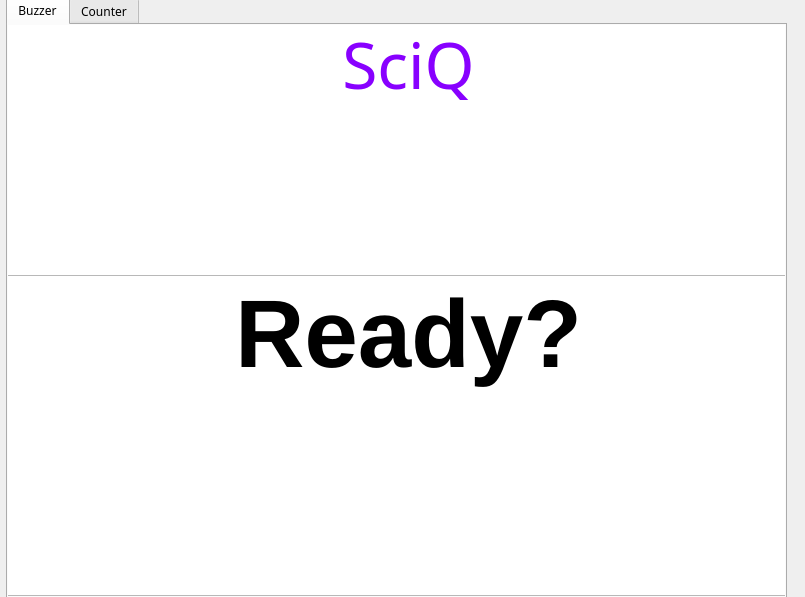
<?xml version="1.0" encoding="UTF-8"?>
<ui version="4.0">
 <class>MainWindow</class>
 <widget class="QMainWindow" name="MainWindow">
  <property name="enabled">
   <bool>true</bool>
  </property>
  <property name="geometry">
   <rect>
    <x>0</x>
    <y>0</y>
    <width>805</width>
    <height>597</height>
   </rect>
  </property>
  <property name="sizePolicy">
   <sizepolicy hsizetype="Preferred" vsizetype="Preferred">
    <horstretch>100</horstretch>
    <verstretch>100</verstretch>
   </sizepolicy>
  </property>
  <property name="palette">
   <palette>
    <active/>
    <inactive/>
    <disabled/>
   </palette>
  </property>
  <property name="contextMenuPolicy">
   <enum>Qt::DefaultContextMenu</enum>
  </property>
  <property name="acceptDrops">
   <bool>false</bool>
  </property>
  <property name="windowIcon">
   <iconset resource="Resources.qrc">
    <normaloff>:/Basics/logo.jpg</normaloff>:/Basics/logo.jpg</iconset>
  </property>
  <property name="windowOpacity">
   <double>1.000000000000000</double>
  </property>
  <property name="layoutDirection">
   <enum>Qt::LeftToRight</enum>
  </property>
  <property name="autoFillBackground">
   <bool>false</bool>
  </property>
  <property name="styleSheet">
   <string notr="true">#MainWindow
{
}</string>
  </property>
  <property name="toolButtonStyle">
   <enum>Qt::ToolButtonIconOnly</enum>
  </property>
  <property name="documentMode">
   <bool>false</bool>
  </property>
  <widget class="QWidget" name="centralwidget">
   <property name="autoFillBackground">
    <bool>true</bool>
   </property>
   <property name="styleSheet">
    <string notr="true">#centralwidget
{
	background-repeat : none;
	background-image : url(:/Basic/dash.png);
}</string>
   </property>
   <widget class="QTabWidget" name="tabWidget">
    <property name="geometry">
     <rect>
      <x>6</x>
      <y>-4</y>
      <width>781</width>
      <height>611</height>
     </rect>
    </property>
    <property name="maximumSize">
     <size>
      <width>787</width>
      <height>16777215</height>
     </size>
    </property>
    <property name="font">
     <font>
      <family>Tibetan Machine Uni</family>
     </font>
    </property>
    <property name="styleSheet">
     <string notr="true">#tabWidget
{
	background-repeat : none;
	background-image : url(:/Basic/dash.png);
}</string>
    </property>
    <property name="currentIndex">
     <number>0</number>
    </property>
    <widget class="QWidget" name="tab">
     <attribute name="title">
      <string>Buzzer</string>
     </attribute>
     <widget class="QTextBrowser" name="textarea">
      <property name="geometry">
       <rect>
        <x>-10</x>
        <y>250</y>
        <width>821</width>
        <height>321</height>
       </rect>
      </property>
      <property name="font">
       <font>
        <family>Ubuntu</family>
        <pointsize>100</pointsize>
        <weight>75</weight>
        <bold>true</bold>
       </font>
      </property>
      <property name="verticalScrollBarPolicy">
       <enum>Qt::ScrollBarAlwaysOff</enum>
      </property>
      <property name="horizontalScrollBarPolicy">
       <enum>Qt::ScrollBarAlwaysOff</enum>
      </property>
      <property name="sizeAdjustPolicy">
       <enum>QAbstractScrollArea::AdjustIgnored</enum>
      </property>
      <property name="html">
       <string>&lt;!DOCTYPE HTML PUBLIC &quot;-//W3C//DTD HTML 4.0//EN&quot; &quot;http://www.w3.org/TR/REC-html40/strict.dtd&quot;&gt;
&lt;html&gt;&lt;head&gt;&lt;meta name=&quot;qrichtext&quot; content=&quot;1&quot; /&gt;&lt;style type=&quot;text/css&quot;&gt;
p, li { white-space: pre-wrap; }
&lt;/style&gt;&lt;/head&gt;&lt;body style=&quot; font-family:'Ubuntu'; font-size:100pt; font-weight:600; font-style:normal;&quot;&gt;
&lt;p align=&quot;center&quot; style=&quot; margin-top:0px; margin-bottom:0px; margin-left:0px; margin-right:0px; -qt-block-indent:0; text-indent:0px;&quot;&gt;&lt;span style=&quot; font-family:'MS Shell Dlg 2'; font-size:72pt;&quot;&gt;Ready?&lt;/span&gt;&lt;/p&gt;&lt;/body&gt;&lt;/html&gt;</string>
      </property>
     </widget>
     <widget class="QTextBrowser" name="Logo">
      <property name="geometry">
       <rect>
        <x>-10</x>
        <y>-10</y>
        <width>821</width>
        <height>261</height>
       </rect>
      </property>
      <property name="maximumSize">
       <size>
        <width>16777215</width>
        <height>500</height>
       </size>
      </property>
      <property name="verticalScrollBarPolicy">
       <enum>Qt::ScrollBarAlwaysOff</enum>
      </property>
      <property name="horizontalScrollBarPolicy">
       <enum>Qt::ScrollBarAlwaysOff</enum>
      </property>
      <property name="html">
       <string>&lt;!DOCTYPE HTML PUBLIC &quot;-//W3C//DTD HTML 4.0//EN&quot; &quot;http://www.w3.org/TR/REC-html40/strict.dtd&quot;&gt;
&lt;html&gt;&lt;head&gt;&lt;meta name=&quot;qrichtext&quot; content=&quot;1&quot; /&gt;&lt;style type=&quot;text/css&quot;&gt;
p, li { white-space: pre-wrap; }
&lt;/style&gt;&lt;/head&gt;&lt;body style=&quot; font-family:'Ubuntu'; font-size:11pt; font-weight:400; font-style:normal;&quot;&gt;
&lt;p align=&quot;center&quot; style=&quot; margin-top:0px; margin-bottom:0px; margin-left:0px; margin-right:0px; -qt-block-indent:0; text-indent:0px;&quot;&gt;&lt;img src=&quot;:/Basics/logo.jpg&quot; width=&quot;700&quot; height=&quot;150&quot; /&gt;&lt;/p&gt;
&lt;p align=&quot;center&quot; style=&quot; margin-top:18px; margin-bottom:12px; margin-left:0px; margin-right:0px; -qt-block-indent:0; text-indent:0px;&quot;&gt;&lt;span style=&quot; font-family:'MS Shell Dlg 2'; font-size:48pt; font-weight:496; color:#8800ff;&quot;&gt;SciQ&lt;/span&gt;&lt;/p&gt;&lt;/body&gt;&lt;/html&gt;</string>
      </property>
     </widget>
    </widget>
    <widget class="QWidget" name="tab_2">
     <attribute name="title">
      <string>Counter</string>
     </attribute>
     <widget class="QTextBrowser" name="Counter">
      <property name="geometry">
       <rect>
        <x>-1</x>
        <y>287</y>
        <width>811</width>
        <height>281</height>
       </rect>
      </property>
      <property name="font">
       <font>
        <family>Ubuntu</family>
        <pointsize>100</pointsize>
        <weight>75</weight>
        <bold>true</bold>
       </font>
      </property>
      <property name="verticalScrollBarPolicy">
       <enum>Qt::ScrollBarAlwaysOff</enum>
      </property>
      <property name="horizontalScrollBarPolicy">
       <enum>Qt::ScrollBarAlwaysOff</enum>
      </property>
      <property name="sizeAdjustPolicy">
       <enum>QAbstractScrollArea::AdjustIgnored</enum>
      </property>
      <property name="html">
       <string>&lt;!DOCTYPE HTML PUBLIC &quot;-//W3C//DTD HTML 4.0//EN&quot; &quot;http://www.w3.org/TR/REC-html40/strict.dtd&quot;&gt;
&lt;html&gt;&lt;head&gt;&lt;meta name=&quot;qrichtext&quot; content=&quot;1&quot; /&gt;&lt;style type=&quot;text/css&quot;&gt;
p, li { white-space: pre-wrap; }
&lt;/style&gt;&lt;/head&gt;&lt;body style=&quot; font-family:'Ubuntu'; font-size:100pt; font-weight:600; font-style:normal;&quot;&gt;
&lt;p align=&quot;center&quot; style=&quot; margin-top:0px; margin-bottom:0px; margin-left:0px; margin-right:0px; -qt-block-indent:0; text-indent:0px;&quot;&gt;&lt;span style=&quot; font-family:'MS Shell Dlg 2'; font-size:72pt;&quot;&gt;Ready?&lt;/span&gt;&lt;/p&gt;&lt;/body&gt;&lt;/html&gt;</string>
      </property>
     </widget>
     <widget class="QTextBrowser" name="Seconds">
      <property name="geometry">
       <rect>
        <x>-5</x>
        <y>240</y>
        <width>261</width>
        <height>51</height>
       </rect>
      </property>
      <property name="html">
       <string>&lt;!DOCTYPE HTML PUBLIC &quot;-//W3C//DTD HTML 4.0//EN&quot; &quot;http://www.w3.org/TR/REC-html40/strict.dtd&quot;&gt;
&lt;html&gt;&lt;head&gt;&lt;meta name=&quot;qrichtext&quot; content=&quot;1&quot; /&gt;&lt;style type=&quot;text/css&quot;&gt;
p, li { white-space: pre-wrap; }
&lt;/style&gt;&lt;/head&gt;&lt;body style=&quot; font-family:'Ubuntu'; font-size:11pt; font-weight:400; font-style:normal;&quot;&gt;
&lt;p style=&quot; margin-top:0px; margin-bottom:0px; margin-left:0px; margin-right:0px; -qt-block-indent:0; text-indent:0px;&quot;&gt;&lt;span style=&quot; font-size:20pt; font-weight:600;&quot;&gt;Seconds: &lt;/span&gt;&lt;/p&gt;&lt;/body&gt;&lt;/html&gt;</string>
      </property>
     </widget>
     <widget class="QLineEdit" name="timer_input">
      <property name="geometry">
       <rect>
        <x>250</x>
        <y>240</y>
        <width>561</width>
        <height>51</height>
       </rect>
      </property>
      <property name="font">
       <font>
        <pointsize>25</pointsize>
       </font>
      </property>
     </widget>
     <widget class="QTextBrowser" name="Logo_2">
      <property name="geometry">
       <rect>
        <x>-10</x>
        <y>-10</y>
        <width>821</width>
        <height>251</height>
       </rect>
      </property>
      <property name="maximumSize">
       <size>
        <width>16777215</width>
        <height>500</height>
       </size>
      </property>
      <property name="verticalScrollBarPolicy">
       <enum>Qt::ScrollBarAlwaysOff</enum>
      </property>
      <property name="horizontalScrollBarPolicy">
       <enum>Qt::ScrollBarAlwaysOff</enum>
      </property>
      <property name="html">
       <string>&lt;!DOCTYPE HTML PUBLIC &quot;-//W3C//DTD HTML 4.0//EN&quot; &quot;http://www.w3.org/TR/REC-html40/strict.dtd&quot;&gt;
&lt;html&gt;&lt;head&gt;&lt;meta name=&quot;qrichtext&quot; content=&quot;1&quot; /&gt;&lt;style type=&quot;text/css&quot;&gt;
p, li { white-space: pre-wrap; }
&lt;/style&gt;&lt;/head&gt;&lt;body style=&quot; font-family:'Ubuntu'; font-size:11pt; font-weight:400; font-style:normal;&quot;&gt;
&lt;p align=&quot;center&quot; style=&quot; margin-top:0px; margin-bottom:0px; margin-left:0px; margin-right:0px; -qt-block-indent:0; text-indent:0px;&quot;&gt;&lt;img src=&quot;:/Basics/logo.jpg&quot; width=&quot;700&quot; height=&quot;150&quot; /&gt;&lt;/p&gt;
&lt;p align=&quot;center&quot; style=&quot; margin-top:18px; margin-bottom:12px; margin-left:0px; margin-right:0px; -qt-block-indent:0; text-indent:0px;&quot;&gt;&lt;span style=&quot; font-family:'MS Shell Dlg 2'; font-size:48pt; font-weight:496; color:#8800ff;&quot;&gt;SciQ&lt;/span&gt;&lt;/p&gt;&lt;/body&gt;&lt;/html&gt;</string>
      </property>
     </widget>
    </widget>
   </widget>
  </widget>
  <action name="actionBuzzer">
   <property name="text">
    <string>Buzzer</string>
   </property>
  </action>
  <action name="actionTimer">
   <property name="text">
    <string>Timer</string>
   </property>
  </action>
 </widget>
 <resources>
  <include location="Resources.qrc"/>
 </resources>
 <connections/>
</ui>
